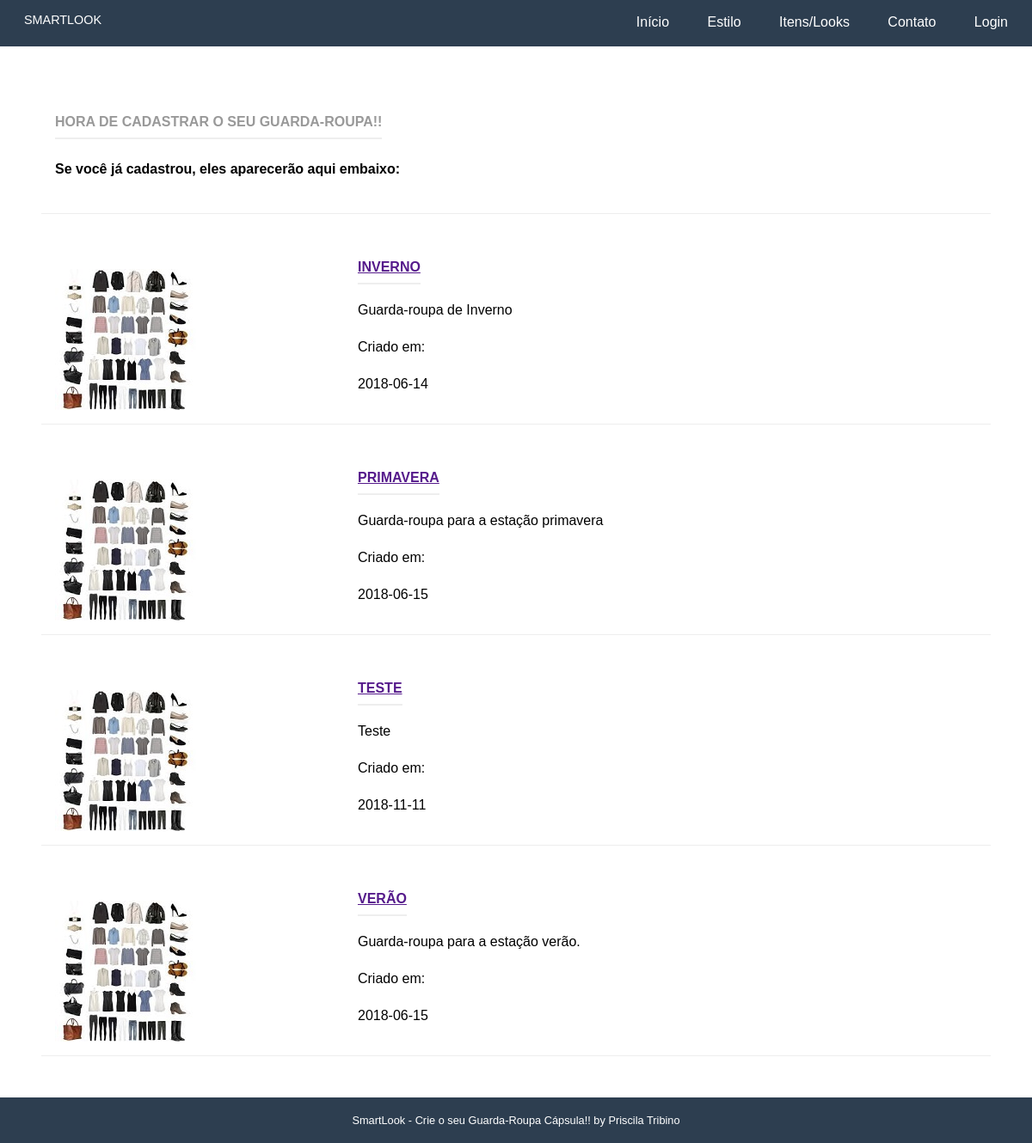
The page /armario/ on the database its author committed.
### armario/models.py (models this page shows, shortened)
class Armario(models.Model):
    name= models.CharField('Nome',max_length=50, blank=False)
    slug = models.SlugField('Atalho')
    descricao = models.CharField('Descrição',max_length=100, blank=True)
    created_at = models.DateField('Criado em', auto_now_add=True)
    updated_at = models.DateField('Atualizado em',auto_now=True)
    class Meta:
        verbose_name = 'Armário'
        verbose_name_plural = 'Armários'
        ordering = ['name']

### armario/views.py (the view)
# urls.py: path('', views.armarionew, name='armarionew'),
def armarionew(request):
    armario = Armario.objects.all()
    template_name = 'armario/armario_form.html'
    context = {
        'armario': armario
    }
    return render(request, template_name, context)

### armario/templates/armario/armario_form.html (shortened to what this page needs)
{% extends "base.html" %}
{% load static %}
{% block content %}
        <div class="pure-g-r content-ribbon">
            <div class="pure-u-1">
                <div class="l-box">
                    <h4 class="content-subhead">Hora de cadastrar o seu guarda-roupa!!</h4>
                    <h4>Se você já cadastrou, eles aparecerão aqui embaixo:</h4>
                </div>
            </div>
        </div>
   {% for armario in armario %}
        <div class="pure-g-r content-ribbon">
            <div class="pure-u-1-3">
                <div class="l-box">
                    <a href="{{ armario.get_absolute_url }}">
                    {% if armario.image %}
                        <img src="{{ itens.image.url }}" alt="{{ itens.name }}" />
                    {% else %}
                        <img src="{% static 'img/armario-cap-inverno.jpg' %}" alt="{{ armario.name }}" />
                    {% endif %}
                    </a>
                </div>
            </div>
        <div class="pure-u-2-3">
            <div class="1-box">
                <h4 class="content-subhead"><a href="{{ itens.get_absolute_url }}" title="">{{ armario.name }}</a></h4>
                {{ armario.descricao|linebreaks }}
                Criado em: {{ armario.created_at|linebreaks }}
            </div>
        </div>
        </div>
{% endfor %}
{% endblock %}

### core/static/css/pure-min.css (style rules this page uses)
html { font-size:100%;-ms-text-size-adjust:100%;-webkit-text-size-adjust:100% }
html,button,input,select,textarea { font-family:sans-serif }
body { margin:0 }
h4 { font-size:1em;margin:1.33em 0 }
p,pre { margin:1em 0 }
img { border:0;-ms-interpolation-mode:bicubic }
.pure-u-1,.pure-u-1-2,.pure-u-1-3,.pure-u-2-3,.pure-u-1-4,.pure-u-3-4,.pure-u-1-5,.pure-u-2-5,.pure-u-3-5,.pure-u-4-5,.pure-u-1-6,.pure-u-5-6,.pure-u-1-8,.pure-u-3-8,.pure-u-5-8,.pure-u-7-8,.pure-u-1-12,.pure-u-5-12,.pure-u-7-12,.pure-u-11-12,.pure-u-1-24,.pure-u-5-24,.pure-u-7-24,.pure-u-11-24,.pure-u-13-24,.pure-u-17-24,.pure-u-19-24,.pure-u-23-24 { display:inline-block;*display:inline;zoom:1;letter-spacing:normal;word-spacing:normal;vertical-align:top;text-rendering:auto }
.pure-u-1 { width:100% }
.pure-u-1-3 { width:33.3333%;*width:33.3023% }
.pure-u-2-3 { width:66.6667%;*width:66.6357% }
.pure-g-r { letter-spacing:-.31em;*letter-spacing:normal;*word-spacing:-.43em;font-family:FreeSans,Arimo,"Droid Sans",Helvetica,Arial,sans-serif;display:-webkit-flex;-webkit-flex-flow:row wrap;display:-ms-flexbox;-ms-flex-flow:row wrap }
.pure-g-r [class *="pure-u"] { font-family:sans-serif }
.pure-g-r img { max-width:100%;height:auto }

### core/static/css/styles.css (style rules this page uses)
* { -webkit-box-sizing: border-box; -moz-box-sizing: border-box; box-sizing: border-box; }
body { margin: 0 auto; line-height: 1.7em; }
.l-box { padding: 1em; }
.content .content-subhead { color: #999; padding-bottom: 0.3em; text-transform: uppercase; margin: 0; border-bottom: 2px solid #eee; display: inline-block; }
.content .content-ribbon { margin: 3em; border-bottom: 1px solid #eee; }

### rows shown on the page
Armario: name "INVERNO", descricao "Guarda-roupa de Inverno", created_at "2018-06-14"
Armario: name "PRIMAVERA", descricao "Guarda-roupa para a estação primavera", created_at "2018-06-15"
Armario: name "TESTE", descricao "Teste", created_at "2018-11-11"
Armario: name "VERÃO", descricao "Guarda-roupa para a estação verão.", created_at "2018-06-15"
